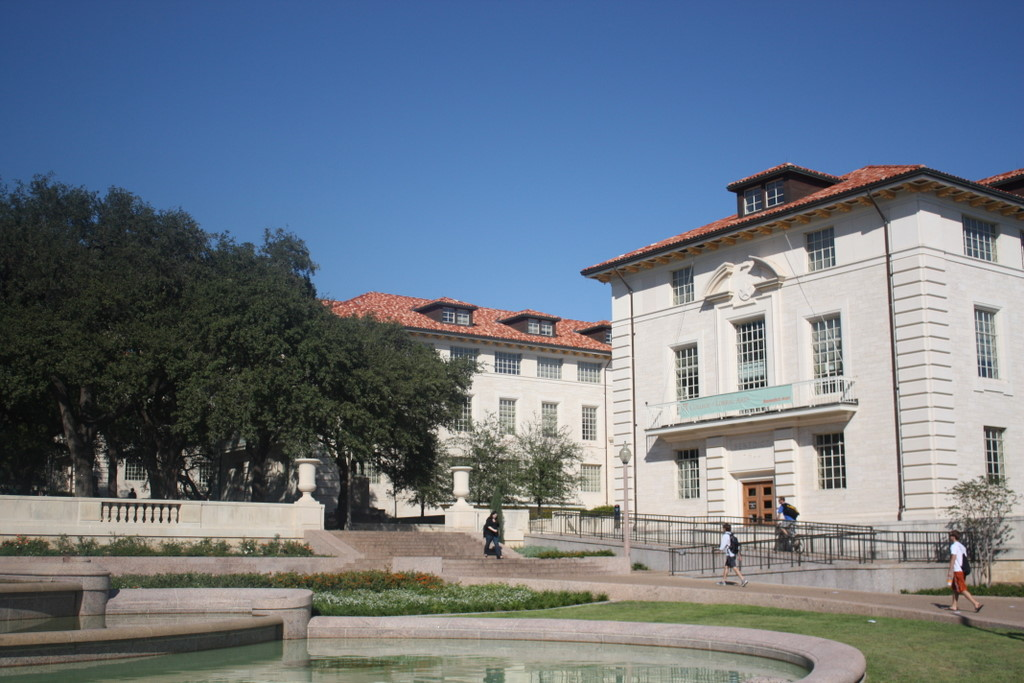
#> input picture pano_image1.jpg, 1024 x 683 px
$ jupyter execute --allow-errors cv2part2.ipynb
#> lines starting #> are read from the running program, lines starting #| are printed output that depends on the picture
[cell 1]
# ============================================
# Step 1: Import Libraries and Load Images
# ============================================
# cv2: OpenCV library for image processing (reading, manipulating, stitching images)
# numpy: Numerical computing library for array/matrix operations
# matplotlib.pyplot: Library for displaying images and visualizations

import cv2
import numpy as np
import matplotlib.pyplot as plt

# Load two images to create a panorama
# img1 = cv2.imread("R1.jpg")  # Alternative: Load from R1.jpg
# img2 = cv2.imread("R2.jpg")  # Alternative: Load from R2.jpg
# img3 = cv2.imread("R3.jpg")  # Alternative: Load from R3.jpg

# Load images from current directory
img1 = cv2.imread("pano_image1.jpg")  # First image of the panorama
#> img1 is the input picture: shape (683, 1024, 3); mean B, G, R 132, 118.9, 107.7
img2 = cv2.imread("pano_image2.jpg")  # Second image of the panorama
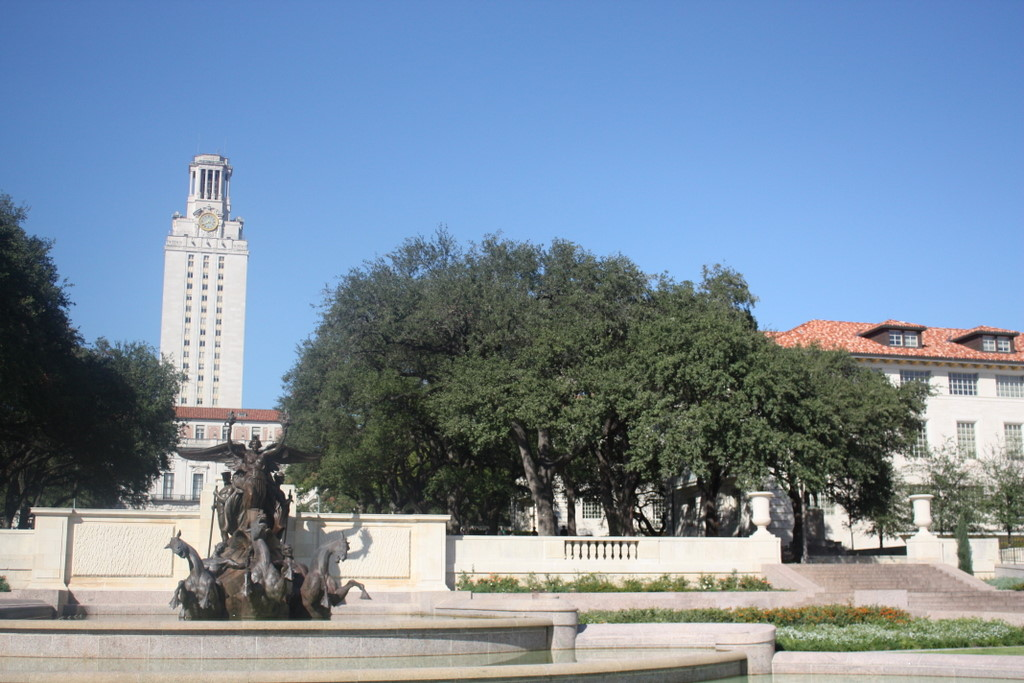
#> input picture pano_image2.jpg, 1024 x 683 px
#> img2 is the input picture: shape (683, 1024, 3); mean B, G, R 159, 140, 121.7

[cell 2]
# ============================================
# Step 2: Convert Images to Grayscale
# ============================================
# SIFT (Scale-Invariant Feature Transform) works on intensity values, not color
# Grayscale simplifies computation - we only need one channel instead of three (BGR)
# This makes the feature detection faster and more reliable

gray_img1 = cv2.cvtColor(img1, cv2.COLOR_BGR2GRAY)  # Convert img1 from BGR to grayscale
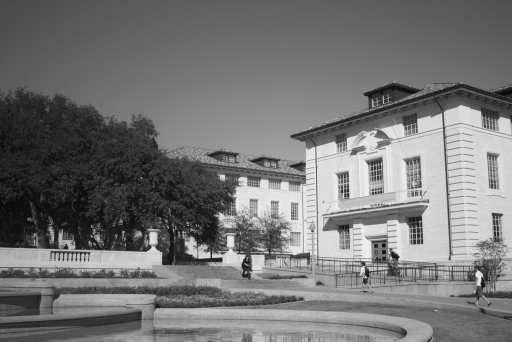
#> gray_img1: shape (683, 1024) (shown at 1/2 size); min 3, max 253, mean 117
gray_img2 = cv2.cvtColor(img2, cv2.COLOR_BGR2GRAY)  # Convert img2 from BGR to grayscale
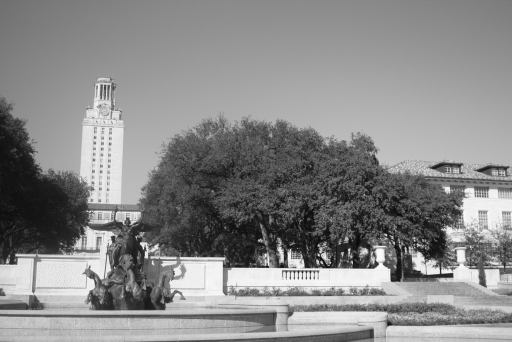
#> gray_img2: shape (683, 1024) (shown at 1/2 size); min 2, max 255, mean 136.7

[cell 3]
# ============================================
# Step 3: SIFT Keypoint Detection and Visualization
# ============================================
# SIFT (Scale-Invariant Feature Transform) is a feature detection algorithm
# It finds distinctive keypoints in images that are invariant to:
#   - Scale (works at different zoom levels)
#   - Rotation (works regardless of orientation)
#   - Illumination changes (works with different lighting)
#
# Keypoints are found at corners, edges, and blobs - locations with unique patterns
# Each keypoint has a descriptor: a 128-dimensional vector describing the local image region

# Create SIFT detector object
sift = cv2.SIFT_create()

# Detect keypoints and compute descriptors for both images
# kp1, kp2: Lists of keypoint objects containing (x, y) location, scale, orientation
# des1, des2: NumPy arrays of shape (N, 128) - descriptors for each keypoint
kp1, des1 = sift.detectAndCompute(gray_img1, None)  # Detect features in image 1
#> kp1 = 4195 keypoints; strongest (x, y, size): (958, 550, 9.6), (490, 527, 2), (376, 451, 1.8), (440, 520, 6.8)
kp2, des2 = sift.detectAndCompute(gray_img2, None)  # Detect features in image 2
#> kp2 = 5314 keypoints; strongest (x, y, size): (620, 556, 2.4), (612, 556, 2.2), (698, 499, 3.5), (534, 528, 1.9)

# Visualize the detected keypoints by drawing them on the original images
# DRAW_MATCHES_FLAGS_DRAW_RICH_KEYPOINTS draws circles indicating keypoint size and orientation
img1_kp_vis = cv2.drawKeypoints(img1, kp1, None, flags=cv2.DRAW_MATCHES_FLAGS_DRAW_RICH_KEYPOINTS)
img2_kp_vis = cv2.drawKeypoints(img2, kp2, None, flags=cv2.DRAW_MATCHES_FLAGS_DRAW_RICH_KEYPOINTS)
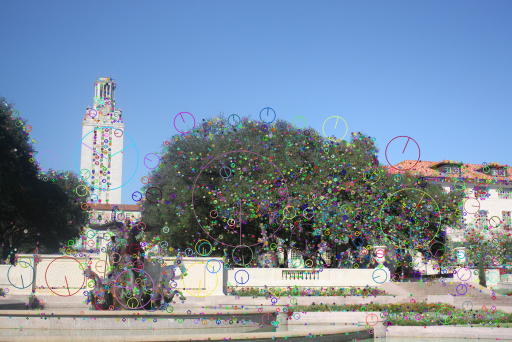
#> img2_kp_vis: shape (683, 1024, 3) (shown at 1/2 size); mean B, G, R 160.6, 140.9, 122.9

# Display both images with their keypoints side by side
plt.figure(figsize=(10, 5))

plt.subplot(1, 2, 1)  # Create a 1x2 subplot, select first cell
plt.imshow(cv2.cvtColor(img1_kp_vis, cv2.COLOR_BGR2RGB))  # Convert BGR to RGB for display
plt.title("Keypoints - Image 1")
plt.axis("off")  # Hide axis ticks

plt.subplot(1, 2, 2)  # Select second cell
plt.imshow(cv2.cvtColor(img2_kp_vis, cv2.COLOR_BGR2RGB))
plt.title("Keypoints - Image 2")
plt.axis("off")

plt.show()  # Render the figure
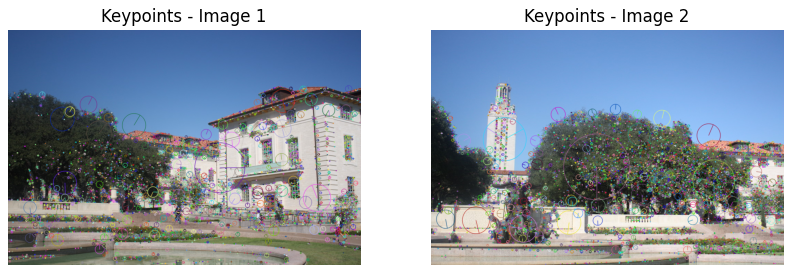
#> figure drawn by matplotlib, 2 panels

[cell 4]
# ============================================
# Step 4: Find Matching Points Between Images
# ============================================
# This function finds corresponding points between two images using SIFT features
# and the Lowe's ratio test to filter out ambiguous matches.
#
# Parameters:
#   src_img: Source image (we want to find where its features match in target)
#   target_img: Target image (the image we're matching against)
#   threshold: Ratio threshold for Lowe's test (lower = stricter, typically 0.7)
#   show_img: Whether to display visualization of matches
#   max_matches: Maximum number of matches to return
#
# Returns:
#   src_pts: Array of (x, y) coordinates in source image
#   dst_pts: Array of (x, y) coordinates in target image (corresponding points)

def get_correspondences(src_img, target_img, threshold, show_img=False, max_matches=50):
    # Create SIFT detector to find keypoints and descriptors
#> called with threshold = 0.7, show_img = True, max_matches = 50
    sift = cv2.SIFT_create()

    # Detect keypoints and compute descriptors for both images
    # Keypoints: locations (x, y), scale, orientation
    # Descriptors: 128-dimensional vectors describing each keypoint's local region
    src_img_kp, src_img_desc = sift.detectAndCompute(src_img, None)
#> src_img_kp has the same summary as kp1 outside get_correspondences
    target_img_kp, target_img_desc = sift.detectAndCompute(target_img, None)
#> target_img_kp has the same summary as kp2 outside get_correspondences

    # Create Brute-Force matcher to find correspondences
    # BFMatcher compares descriptors using Euclidean distance
    bf = cv2.BFMatcher()

    # K-Nearest Neighbors matching with k=2
    # For each descriptor in source, find 2 closest descriptors in target
    # This gives us the best match (a) and second-best match (b)
    matches = bf.knnMatch(src_img_desc, target_img_desc, k=2)
#> matches = 4195 matches

    # Apply Lowe's ratio test to filter good matches
    # A match is considered good only if the best match is significantly
    # better than the second-best match (by at least 'threshold' factor)
    # This eliminates ambiguous matches where a point could match multiple places
    good_matches = []
    for a, b in matches:  # a = best match, b = second-best match
        if a.distance <= b.distance * threshold:  # If best is sufficiently better than second
            good_matches.append(a)
#> after the loop, good_matches = 1008 matches

    # Sort matches by distance (lower distance = better match)
    good_matches = sorted(good_matches, key=lambda x: x.distance)
    # Limit to maximum number of matches
    good_matches = good_matches[:max_matches]
#> good_matches = 50 matches

    # Optionally display visualization of matches
    if show_img:
        # Draw lines connecting matching keypoints between the two images
        img_matches = cv2.drawMatches(
            src_img, src_img_kp,      # Source image and its keypoints
            target_img, target_img_kp, # Target image and its keypoints
            good_matches,              # List of good matches to draw
            None,                      # No output image (create new)
            flags=cv2.DrawMatchesFlags_NOT_DRAW_SINGLE_POINTS  # Don't draw unmatched keypoints
        )
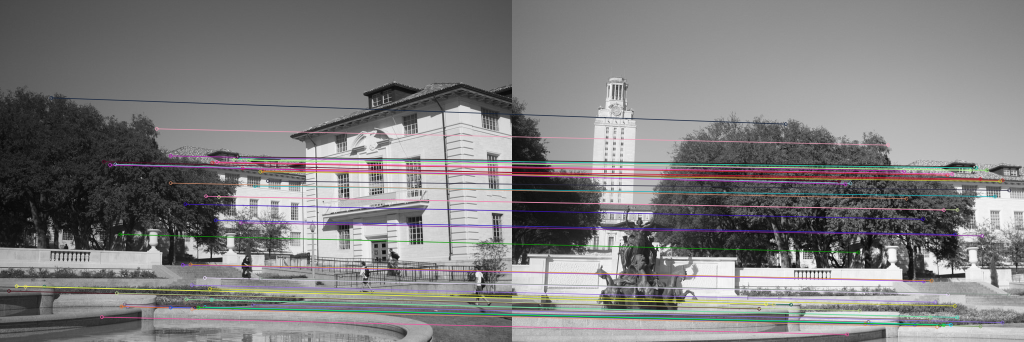
#> img_matches: shape (683, 2048, 3) (shown at 1/2 size); mean of channels 0, 1, 2 126.6, 126.2, 127.4; drawn as B, G, R
        plt.figure(figsize=(20, 10))
        plt.imshow(cv2.cvtColor(img_matches, cv2.COLOR_BGR2RGB))
        plt.axis('off')
        plt.show()

    # Extract coordinates of matched points
    # m.queryIdx: index of keypoint in source image
    # m.trainIdx: index of keypoint in target image
    # .pt: (x, y) coordinate of the keypoint
    src_pts = np.float32([src_img_kp[m.queryIdx].pt for m in good_matches])
#> src_pts = 50 pairs, first value 17.56 to 535.3, second value 195.2 to 633.6
#> (the rest of the program and of its run is left out)
